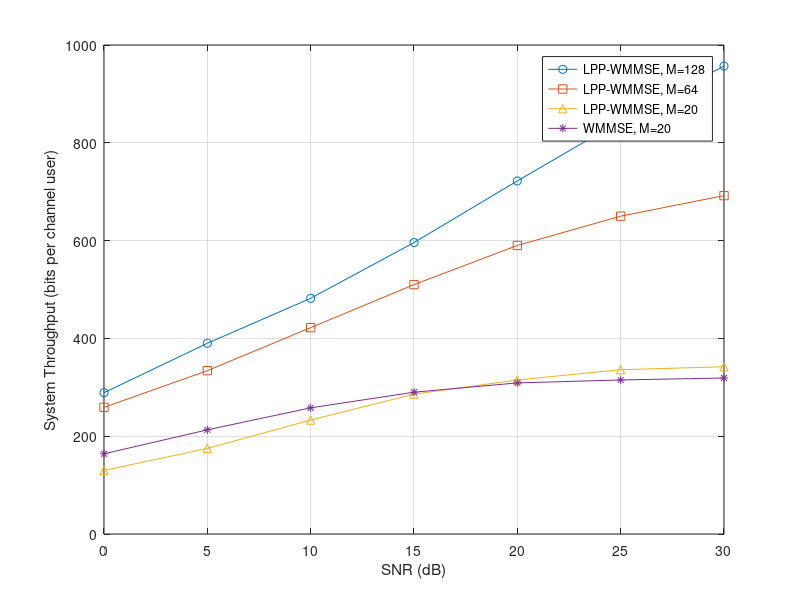

Write the MATLAB code that produced this figure.
dB = [0 : 5 : 30];
rM8Q8C7 = [259, 334, 422, 510, 590, 650, 692];
rpcM8Q8C7 = [1.0 0.99 0.99 0.98 0.99, 0.99, 0.99];

rM8Q16C7 = [289, 390, 482, 596, 722, 845, 957];

rM4Q5C7 = [130, 175, 233, 286, 315, 336, 342];

wmmseM4Q5C7 = [164, 213, 258, 290, 309, 315, 319];
% power consumption 100%

plot(dB, rM8Q16C7, '-o', dB, rM8Q8C7, '-s', dB, rM4Q5C7, '-^', dB, wmmseM4Q5C7, '-*');
legend('LPP-WMMSE, M=128', 'LPP-WMMSE, M=64', 'LPP-WMMSE, M=20', 'WMMSE, M=20');
grid on;
xlabel('SNR (dB)');
ylabel('System Throughput (bits per channel user)');
